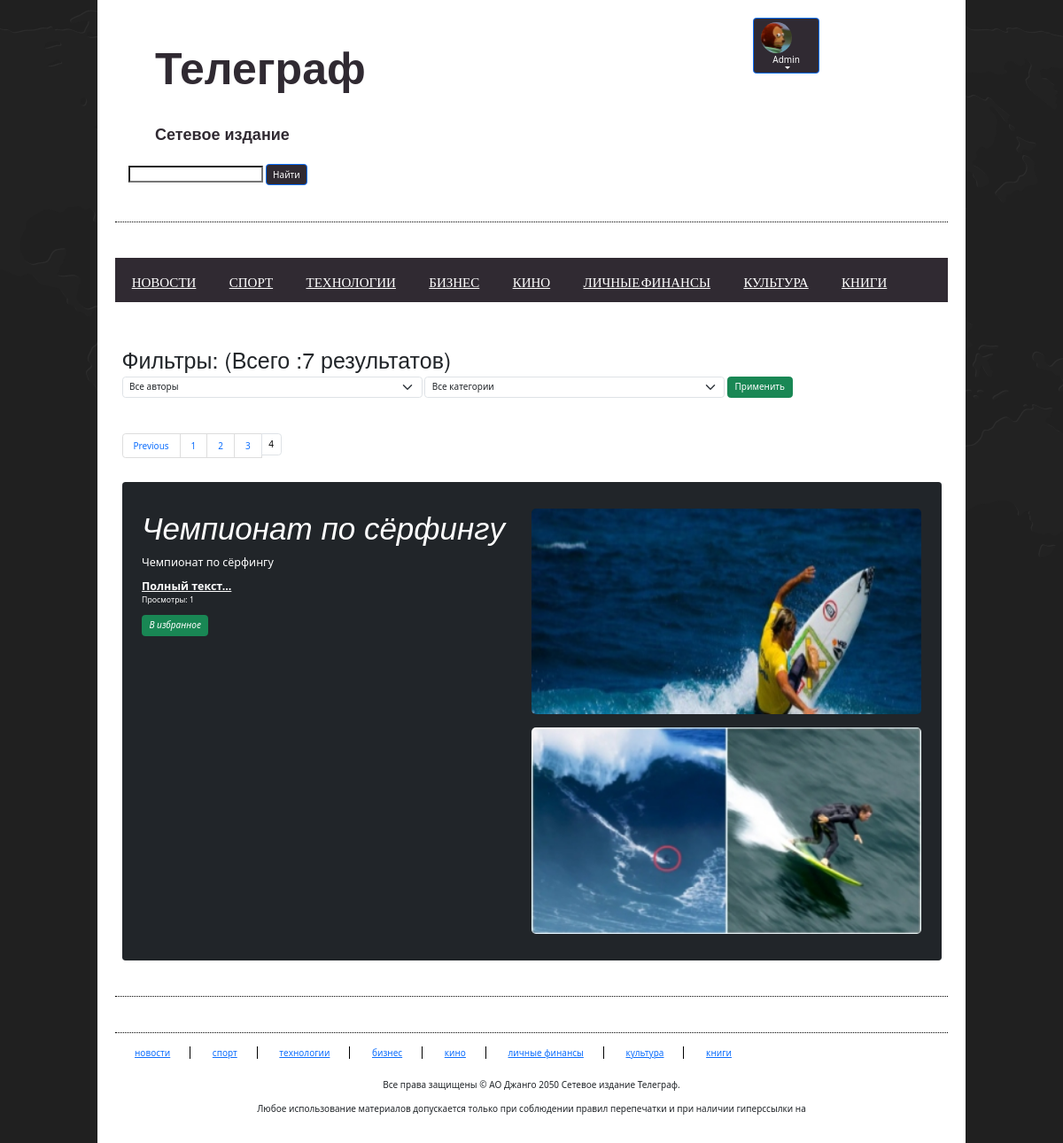
/news/show/?page=4 (signed in), run on the app's committed database.
### users/models.py (models this page shows, shortened)
class Account(models.Model):
    gender_choices=(('M', 'Male'),
                    ('F', 'Female'),
                    ('N/A', 'No answers'))
    user = models.OneToOneField(User,on_delete=models.CASCADE,
                                primary_key=True)
    nickname = models.CharField(max_length=100)
    birthday = models.DateField(null=True)
    gender = models.CharField(choices=gender_choices,max_length=25,null=True)
    account_image = models.ImageField(default='default.jpg',
                                      upload_to='account_images')
    address = models.CharField(max_length=100,null=True)
    vk = models.CharField(max_length=100,null=True)
    telegram = models.CharField(max_length=100,null=True)
    phone = models.CharField(max_length=20,null=True)
    class Meta:
        ordering = ['user']
        verbose_name = 'Профиль'
        verbose_name_plural = 'Профили'

### news/models.py (models this page shows, shortened)
class Article(models.Model):
    categories = (('E','Экономика'),
                  ('S','Наука'),
                  ('IT','IT'),
                  ('T', 'Путешествия'),
                  ('C', 'Культура'),
                  ('S', 'Спорт'))
    author = models.ForeignKey(User, on_delete=models.SET_NULL, null=True)
    title = models.CharField('Название', max_length=50,default='')
    anouncement = models.TextField('Аннотация', max_length=250)
    text = models.TextField('Текст новости')
    date = models.DateTimeField('Дата публикации', auto_now=True)
    category = models.CharField(choices=categories, max_length=25,verbose_name='Категории')
    tags = models.ManyToManyField(to=Tag, blank=True)
    slug = models.SlugField()
    objects = models.Manager()
    published = PublishedToday()
    def get_views(self):
        return self.views.count()
    class Meta:
        ordering = ['title','date']
        verbose_name= 'Новость'
        verbose_name_plural='Новости'

class Image(models.Model):
   article = models.ForeignKey(Article, on_delete=models.CASCADE)
   title = models.CharField(max_length=50, blank=True)
   image = models.ImageField(upload_to='article_images/') #лучше добавить поле default !!!

### news/views.py (the view)
# urls.py: path('', views.index, name = 'demo'),
def index(request):
    categories = Article.categories  # создали перечень категорий
    author_list = User.objects.all()  # создали перечень авторов
    if request.method == "POST":
        selected_author = int(request.POST.get('author_filter'))
        selected_category = int(request.POST.get('category_filter'))
        if selected_author == 0:  # выбраны все авторы
            articles = Article.objects.all()
        else:
            articles = Article.objects.filter(author=selected_author)
        if selected_category != 0:  # фильтруем найденные по авторам результаты по категориям
            articles = articles.filter(category__icontains=categories[selected_category - 1][0])
    else:  # если страница открывется впервые
        selected_author = 0
        selected_category = 0
        articles = Article.objects.all()
    total = len(articles)
    p = Paginator(articles, 2)
    page_number = request.GET.get('page')
    page_obj = p.get_page(page_number)
    context = {'articles': page_obj, 'author_list': author_list, 'selected_author': selected_author,
               'categories': categories, 'selected_category': selected_category,'total':total,}
    return render(request, 'news/news_list.html', context)

### news/templates/news/news_list.html (shortened to what this page needs)
{% extends 'magazine/homebase.html' %}
{% load static %}
{% load bootstrap5 %}
{% block body %}
  <div class="center">
      <div class="container">
          <div class="content_center">
        <div class="row">
            <label><h1> Фильтры: (Всего :{{ total }} результатов) </h1>
            <form method="post">
                        <div class="form-group col-11">
                            <select class="form-select" name="author_filter" style="width:40%">
                                <option value="0">Все авторы</option>
                            </select>
                            <select class="form-select" name="category_filter" style="width:40%">
                                <option value="0">Все категории</option>
                            </select>
                            <input type="submit" class="btn btn-success" value="Применить">
                        </div>
            </form>
        </label>
    </div>
    {% if total > 1 %}
    <div class="row">
        <nav aria-label="Page navigation example">
          <ul class="pagination">
              {% if articles.has_previous %}
                <li class="page-item"><a class="page-link" href="?page={{ articles.previous_page_number }}">Previous</a></li>
              {% endif %}
              {% for p in articles.paginator.page_range %}
                {% if articles.number == p %}
                    <li class="page-item"><p class="page-link" style="color:black;"> {{ p }}</p></li>
                {% else %}
                    <li class="page-item"><a class="page-link" href="?page={{ p }}"> {{ p }}</a></li>
                {% endif %}
              {% endfor %}
          </ul>
        </nav>
    </div>
{% endif %}
    <div class="row">
        {% for article in articles %}
            <div class="single_news">
            <div class="p-4 p-md-5 text-white rounded bg-dark">
                <div class="row">
                    <div class="col-md-{% if article.image_set.all %}6{% else %}12 {% endif %} px-0">
                        <h1 class="display-4 fst-italic"> {{ article.title }}</h1>
                        <p class="lead my-3">{{ article.anouncement }}</p>
                        <p class="lead mb-0"><a href="{% url 'news_detail' article.pk %}" class="text-white fw-bold">Полный текст...</a></p>
                        <p><small>Просмотры: {{ article.get_views }}</small></p>
                        <a class="btn btn-success" href="{% url 'favorites' article.pk %}"><i class="fa fa-bookmark">В избранное</i></a>
                    </div>
                    {% if article.image_set.all %}
                    <div class="col-md-6 px-0">
                        <img src="{{ article.image_set.all.0.image.url }}"
                             style="width:100%; height:auto; border-radius:5px;">
                        <br>
                        <br>
                        <img src="{{ article.image_set.all.1.image.url }}"
                             style="width:100%; height:auto; border-radius:5px;">
                    </div>
                    {% endif %}
                </div>
            </div>
        </div>
        {% endfor %}
        </div>
  </div>
  </div>
</div>
{% endblock %}

### magazine/templates/magazine/header.html (shortened to what this page needs)
{% load static %}
{% load bootstrap5 %}
{% bootstrap_css %}
<link rel="stylesheet" href="https://ajax.googleapis.com/ajax/libs/jqueryui/1.11.4/themes/smoothness/jquery-ui.css">
  <div class="center">
      <div class="header_area">
          <div class="col-md-9">
              <div class="main_title">
                  <a href="/magazine/" class="d-flex align-items-center mb-3 mb-md-0 me-md-auto text-decoration-none" style="font-size: 50px; height:50px;color:#302a32;>
            <span class="fs-5 d-none d-lg-block responsive-title"">Телеграф</span>
            </a>
              </div>
              <div class="main_subtitle" style="font-size: 18px; height:80px;color:#302a32;>
                  <span style="margin-top: 100px;">Сетевое издание</span>
              </div>
           <div class="search">
                      <input id="search_input"></input>
                      <button class="btn btn-primary" style="background:#302a32;"> Найти</button>
                  </div>
              </div>
          {% if request.user.id %}
          <div class="col-md-3">
              <div class="main_menu_area floatleft" style="height:230px; background:#FFFFFF">
                  <ul id="nav">
                      <li><button class="btn btn-primary dropdown-toggle col-11" type="button" id="dropdownMenuButton1" data-bs-toggle="dropdown" aria-expanded="false" style="background:#302a32;">
                          <img src="{{ request.user.account.account_image.url }}" alt="" width="35px;" height="25px;" class="rounded-circle me-5">
                          <div class="d-none d-lg-block "> {{ request.user.username }} </div>
                          </button>
                      </li>
                  </ul>
                  </div>
          </div>
          {% endif %}
          <br>
      </div>
</div>

### magazine/static/magazine/css/style.css (style rules this page uses)
* { margin:0; padding:0 }
.main_title { font-family:arial; font-weight:bold; font-size:50px; padding: 1px 30px; padding-top:5% }
.main_subtitle { font-family:arial; font-weight:bold; font-size:25px; padding: 1px 30px; padding-top:5% }
body { font-family:Arial; font-size:12px; line-height:13px; background:url("images/site_bg.png") top center no-repeat fixed #000000 }
a { color:#000; text-decoration:none }
img { max-width:100%; height:auto }
.floatleft { float:left }
.center { width:980px; display:block; margin:0 auto; padding:20px; background:#fff; transition:all 1.3s ease 0s; -moz-transition:all 1.3s ease 0s; -webkit-transition:all 1.3s ease 0s; -o-transition:all 1.3s ease 0s; -ms-transition:all 1.3s ease 0s }
div { overflow:hidden }
#nav { display:block }
.header_area { border-bottom:1px dotted #000; }
.main_menu_area { overflow:visible; background:#302a32; min-height:50px }
.main_menu_area ul { margin:0; padding:0; list-style:none }
.main_menu_area ul li { float:left; position:relative }
.form-group select { display: inline-block; width: auto; vertical-align: middle; }

### data on the page
Article: title "Чемпионат по сёрфингу", anouncement "Чемпионат по сёрфингу", get_views "1", image_set.all.0.image (picture), image_set.all.1.image (picture)

### other printed values
{{ request.user.username }} "Admin"
{{ total }} "7"
{{ p }} "1" "2" "3"
{{ p }} "4"
